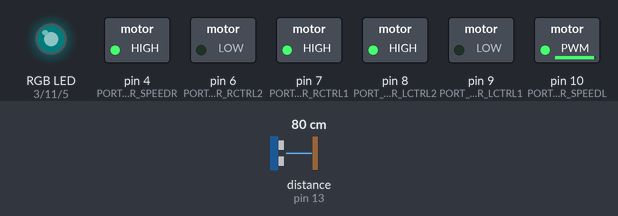
Simulated run of this sketch. Board: Arduino Uno, built with avr-gcc and run on an emulated ATmega328P. Shown: switched loads named in the sketch (green lamp = pin HIGH), an RGB LED mixed from three pins (HIGH = lit). Wiring (inferred from the names in the program): ultrasonic range finder: trigger pin 12; echo pin 13. The test bench sets the inputs (shaded band); at power-on: distance to the obstacle (sensor on pin 13) 80 cm. The echo pulse lasts 58.3 µs per cm; dim RGB values are drawn brighter than linear; pins used as bus, display or sensor lines are not drawn.

Above: at 1.2 s.
1.3 s: distance to the obstacle (sensor on pin 13) set to 2 cm
At 1.65 s:
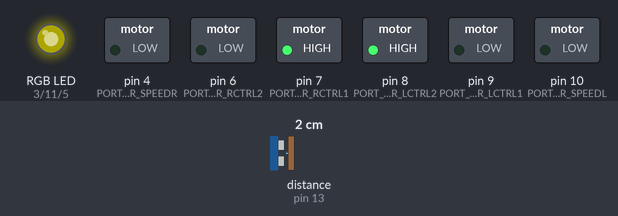
At 4.95 s:
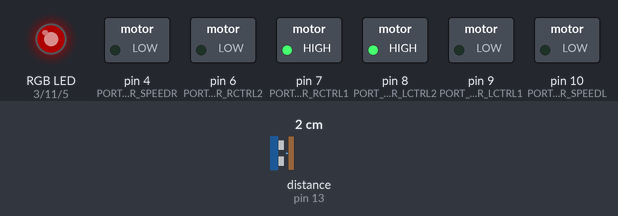
Timing chart, 0 to 10.3 s (numbered marks = the images above; inputs shaded):
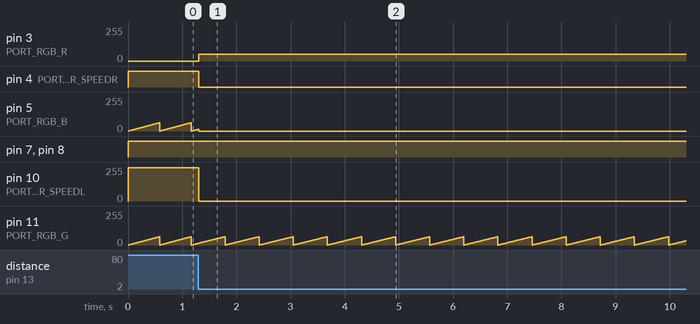

Measured:
- after the input at 1.3 s, pin 3 (PORT_RGB_R): 0/255 → 50/255 at once; pin 4 (PORT_MOTOR_SPEEDR): HIGH → LOW at once; pin 10 (PORT_MOTOR_SPEEDL): 250/255 → 0/255 at once
- by itself, pin 11 (PORT_RGB_G): ramps from 0/255 to 62/255 and jumps back, once every 0.63 s

The sketch:

arduino-cat-src-final.ino
```cpp
/*
--------------------------------------------
    Michael's Robotics C.A.T. 2019.
--------------------------------------------
    This version attempts to use the ultrasonic
    sensor without the blocking pulseIn function.

    This is done by defining a custom implementation
    of pulseIn(int) method that does not contain a while-loop,
    and instead works like a C# enumerable with the 'yield'
    keyword - continuing on from where it was previously.
--------------------------------------------
*/

// Constant motor pins
const int PORT_MOTOR_SPEEDL = 10, // Left motor speed port
    PORT_MOTOR_SPEEDR = 4, // Right motor speed port
    PORT_MOTOR_LCTRL1 = 9, // Left motor control port 1
    PORT_MOTOR_LCTRL2 = 8, // Left motor control port 2
    PORT_MOTOR_RCTRL1 = 7, // Right motor control port 1
    PORT_MOTOR_RCTRL2 = 6; // Right motor control port 22
// RGB led's ports
const int PORT_RGB_R = 3,
    PORT_RGB_G = 11,
    PORT_RGB_B = 5;
// Ultra-sonic sensor ports
const int PORT_US_PING = 12,
    PORT_US_ECHO = 13;

const float MOTOR_BIAS = 0.0; //0.16; // Use if motors are dodgey.

// Basic speeds
int speed_max = 250;
int speed_turn = 250;

// For RGB
int led_max = 63;
int led_bright = 0;
bool stopped = false;

// Ultra-sonic sensor
int us_dist_cm = 0;

// Use for initialisation
void setup() {
    Serial.begin(9600);

    // Set motor pin modes
    pinMode(PORT_MOTOR_LCTRL1, OUTPUT);
    pinMode(PORT_MOTOR_LCTRL2, OUTPUT);
    pinMode(PORT_MOTOR_RCTRL1, OUTPUT);
    pinMode(PORT_MOTOR_RCTRL2, OUTPUT);
    pinMode(PORT_MOTOR_SPEEDL, OUTPUT);
    pinMode(PORT_MOTOR_SPEEDR, OUTPUT);

    // Initialise RGB ports
    pinMode(PORT_RGB_R, OUTPUT);
    pinMode(PORT_RGB_G, OUTPUT);
    pinMode(PORT_RGB_B, OUTPUT);

    // Ultrasonic sensor pins
    pinMode(PORT_US_PING, OUTPUT);
    pinMode(PORT_US_ECHO, INPUT);
}

// Called constantly
void loop() {
    if (stopped) {
        //motors_rot();
        set_motors(0, 0);
    }
    else {
        motors_straight();
    }
    rgb_leds();
    ultrasonic();
}

// Drive straight
void motors_straight () {
    // Calculate percentages based on specified motor bias
    float percentL = min(1 - MOTOR_BIAS, 1.0);
    float percentR = min(1 + MOTOR_BIAS, 1.0);
    int speedL = speed_max * percentL;
    int speedR = speed_max * percentR;

    // Send the speeds to the motors
    set_motors(250, 250);
}

// Rotate right
void motors_rot () {
    // One motor spins faster to turn the robot
    set_motors(speed_turn, speed_turn / 3);
}

void set_motors (int speedL, int speedR) {
    // Write the speed to the motors
    analogWrite(PORT_MOTOR_SPEEDL, speedL);
    analogWrite(PORT_MOTOR_SPEEDR, speedR);

    // Set left motor forward
    digitalWrite(PORT_MOTOR_LCTRL1, LOW);
    digitalWrite(PORT_MOTOR_LCTRL2, HIGH);
    // Set right motor forward
    digitalWrite(PORT_MOTOR_RCTRL1, HIGH);
    digitalWrite(PORT_MOTOR_RCTRL2, LOW);
}

void rgb_leds () {
    // Continuously fade up
    if (led_bright < led_max * 128) {
        led_bright += 1;
    }
    else {
        // Reset to zero
        led_bright = 0;
    }

    // Set colours, red and blue is set based on whether an obstacle is visible or not.
    int red = stopped ? 50 : 0;
    int blu = stopped ? 0 : (led_bright / 128);
    analogWrite(PORT_RGB_R, red);
    analogWrite(PORT_RGB_G, led_bright / 128);
    analogWrite(PORT_RGB_B, blu);
}

bool us_pinging = false;

// Main ultrasonic method
void ultrasonic () {
    // Issue the ping
    if (!us_pinging) {
        ultrasonic_ping();
    }

    // Call the non-blocking pulseIn method.
    // the 'stopped' variable is now set in there.
    pulse_nonblock(PORT_US_ECHO);
}

// Send the ping out from ultrasonic sensor
void ultrasonic_ping () {
    // Clear ping
    digitalWrite(PORT_US_PING, LOW);
    delayMicroseconds(2);

    // Set high for 10 micro secs
    digitalWrite(PORT_US_PING, HIGH);
    delayMicroseconds(10);
    digitalWrite(PORT_US_PING, LOW);

    // This prevents pinging constantly.
    us_pinging = true;
}

// Read the echo, calculate distance etc.
void ultrasonic_readecho (uint64_t dur) {
    us_dist_cm = (int)(dur * 0.034 / 2.0); // ms to cm

    // React if obstructions within 20cm
    if (us_dist_cm < 20) {
        stopped = true;
    }
    else {
        stopped = false;
    }
}

/*
    A non-blocking version of pulseIn, this is instead
    called over time, and will return a non-zero value
    when the change is detected.
    Mostly based off this:
    https://arduino.stackexchange.com/questions/28816/how-can-i-replace-pulsein-with-interrupts
*/
uint64_t pulse_nonblock (int pin) {
    static uint64_t rising_time;
    static int old_state; // Old state. Almost like having global var since it's local static.
    int state = digitalRead(pin); // Read current state
    uint64_t pulse_delta = 0; // 0 is default value. This means the ping is still in progress.

    // Record time on rise
    if (old_state == LOW && state == HIGH) {
        // Assign to ms since startup
        rising_time = micros();
    }

    // On fall, report pulse length
    if (old_state == HIGH && state == LOW) {
        uint64_t falling_time = micros();
        // Assign to difference between values.
        // NOTE: (If bugs occur, this could be an issue, as these are unsigned 64-bit ints
        // there could be negative values which are clamped to zero.)
        pulse_delta = falling_time - rising_time;
    }

    old_state = state;

    // End the ping if the pulse length is not default.
    if (pulse_delta > 0) {
        us_pinging = false;

        // Ping received, read it
        ultrasonic_readecho(pulse_delta);
    }

    return pulse_delta;
}
```
